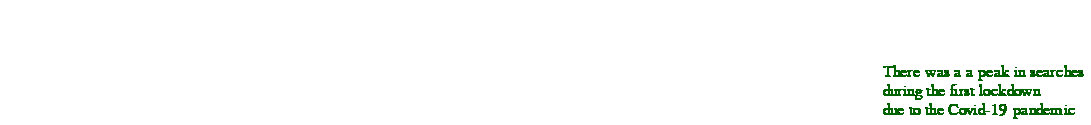

Source (notebook cell):
### Code cell
txt = "There was a a peak in searches \nduring the first lockdown \ndue to the Covid-19 pandemic"
text = alt.Chart(df
).mark_text(x=600, y=45, dx=0, lineBreak='\n',color='darkgreen',align='left',baseline='middle',text=txt,
).encode()

text

### Figure 1 — Vega-Lite specification as saved in the notebook (floating-point values rounded to 4 significant figures; data arrays with more than 128 entries replaced by an {"elided": "..."} marker saying what was removed)
{"config": {"view": {"continuousWidth": 400, "continuousHeight": 300}}, "data": {"name": "data-55671a41d42e602b223f77548e739a6a"}, "mark": {"type": "text", "align": "left", "baseline": "middle", "color": "darkgreen", "dx": 0, "lineBreak": "\n", "text": "There was a a peak in searches \nduring the first lockdown \ndue to the Covid-19 pandemic", "x": 600, "y": 45}, "encoding": {}, "$schema": "https://vega.github.io/schema/vega-lite/v4.8.1.json", "datasets": {"data-55671a41d42e602b223f77548e739a6a": {"elided": "261 records"}}}
